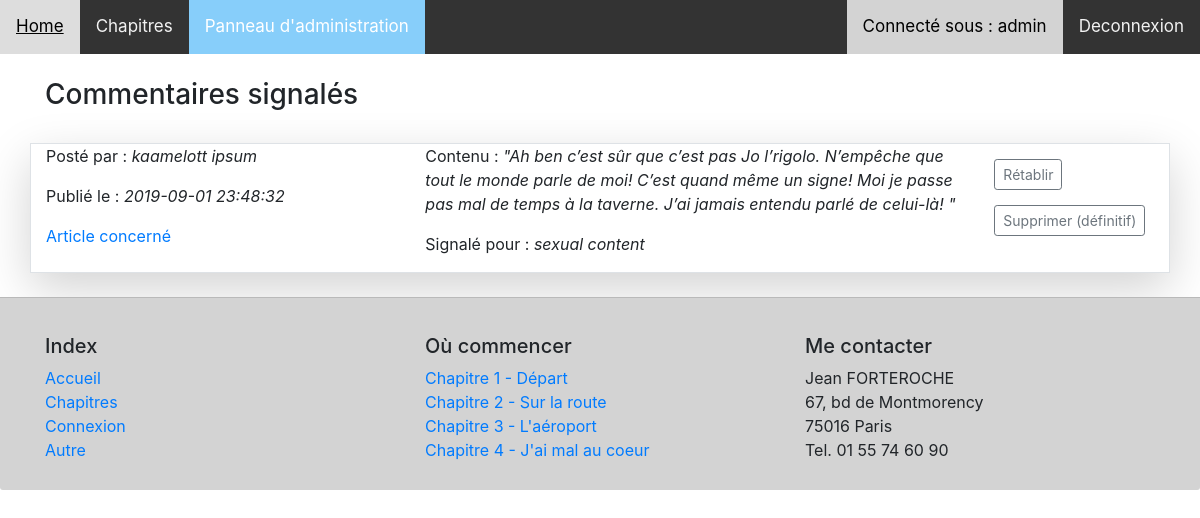
/index.php?action=listReportedComments (signed in), run on an earlier commit of the app's database.
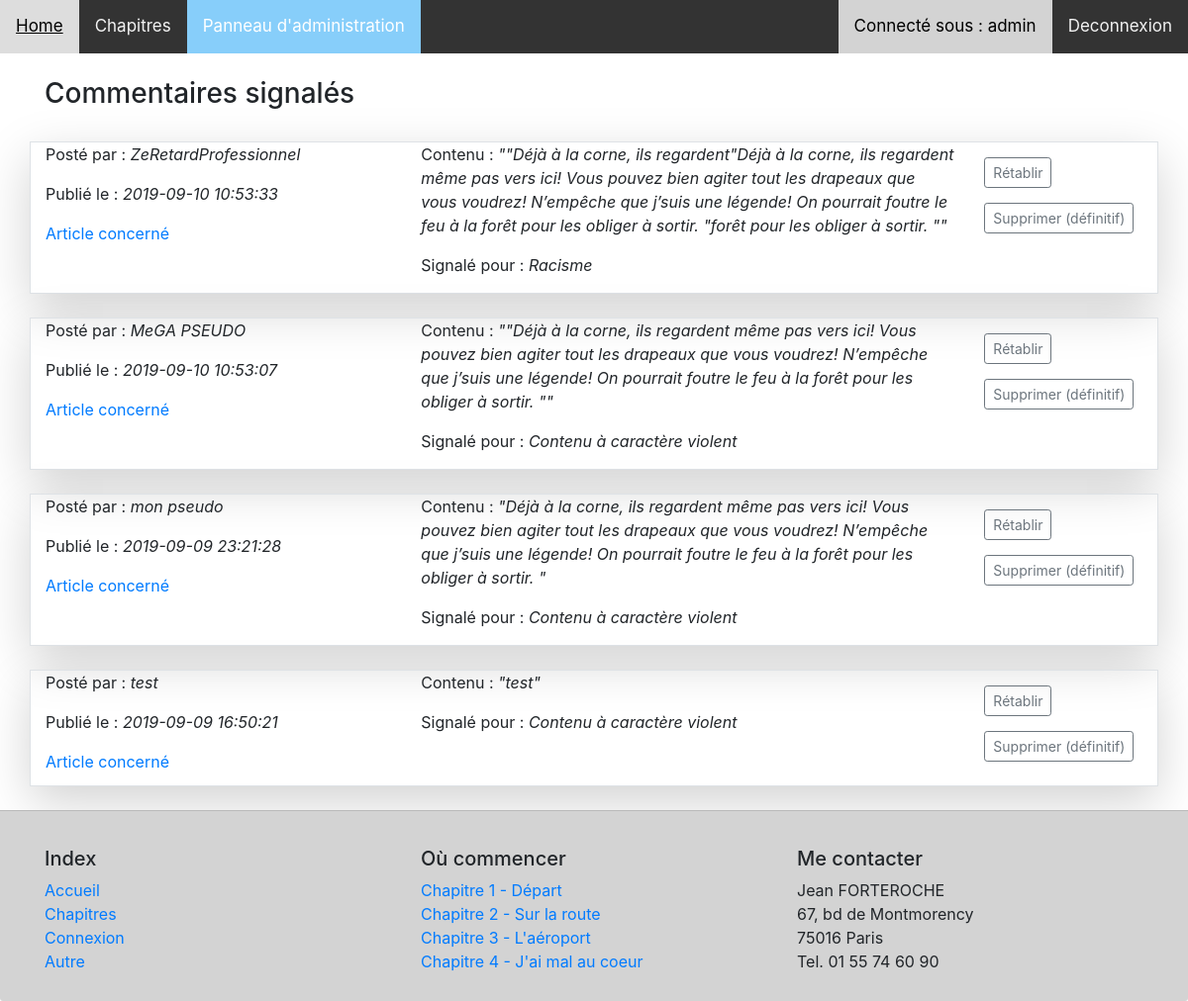
And on a later commit of the database.
### tables this page shows
CREATE TABLE IF NOT EXISTS `comment` (
  `id` int(11) NOT NULL AUTO_INCREMENT,
  `idArticle` int(11) NOT NULL,
  `alias` varchar(255) NOT NULL,
  `date` datetime NOT NULL DEFAULT CURRENT_TIMESTAMP,
  `content` text NOT NULL,
  `reported` tinyint(1) NOT NULL DEFAULT '0',
  `reportReason` varchar(255) DEFAULT NULL,
  PRIMARY KEY (`id`),
  KEY `idArticle` (`idArticle`) USING BTREE
);

### Framework/View.php (called while the page is built, shortened)
<?php
class View
{
    public static function render(string $path, array $parameters = []): string
    {
        extract($parameters);
        require "View/" . $path . "View.php";
        return ob_get_clean();
    }
}

### Controller/CommentController.php (called while the page is built, shortened)
<?php
class CommentController extends Controller
{
    public function showReported()
    {
        $commentManager = new CommentManager();
        $comments = $commentManager->getReportedComments();
        $this->render("listReportedComments", [
            'comments' => $comments
        ]);
    }
}

### Model/CommentManager.php (called while the page is built, shortened)
<?php
class CommentManager extends Manager
{
    public function getReportedComments()
    {
        $db = $this->dbConnect();
        $req = $db->prepare('SELECT alias, content, date, id, idArticle, reportReason FROM comment WHERE reported=1 ORDER BY date DESC');
        $req->execute();
        return $req;
    }
}

### View/listReportedCommentsView.php (the view, shortened to what this page needs)
<div class="container">
    <br/>
    <h3>Commentaires signalés</h3>
<?php
foreach ($comments as $data) :?>
    <br/>
    <div class="row border shadow-lg ">
        <div class="col-sm-4 col-md-4 " >
            <p>Posté par : <em><?= htmlspecialchars($data['alias']) ?></em></p>
            <p>Publié le : <em><?= htmlspecialchars($data['date']) ?></em></p>
            <a href="index.php?action=soloArticle&amp;id=<?= htmlspecialchars($data['idArticle']) ?>">Article
                concerné</a>
        </div>
        <div class="col-sm-6 col-md-6" >
            <p>Contenu : <em>"<?= htmlspecialchars($data['content']) ?>"</em></p>
            <p>Signalé pour : <em><?= htmlspecialchars($data['reportReason']) ?></em></p>
        </div>
        <div class="col-sm-1 col-md-1" >
            <form style="margin-top: 15px;" action="index.php?action=unReportComment&amp;id=<?= $data['id'] ?>" method="post">
                <input class="btn btn-sm btn-outline-secondary" type="submit" value="Rétablir">
            </form>
            <form style="margin-top: 15px;" action="index.php?action=deleteComment&amp;id=<?= $data['id'] ?>" method="post">
                <input class="btn btn-sm btn-outline-secondary" type="submit" value="Supprimer (définitif)">
            </form>
            <br/>
        </div>
    </div>
<?php endforeach; ?>
</div>
<?php
    require('View/header.php');

What changed in the data, as far as the page shows it:
added comment: alias "ZeRetardProfessionnel", date "2019-09-10 10:53:33", content "\"Déjà à la corne, ils regardent\"Déjà à la corne, ils regardent même pas vers ici! Vous pouvez bien agiter tout les drapeaux que vous voudrez! N’empêche que j’suis une légende! On pourrait foutre le feu à la forêt pour les obliger à sortir. \"forêt pour les obliger à sortir. \"", reportReason "Racisme"
added comment: alias "MeGA PSEUDO", date "2019-09-10 10:53:07", content "\"Déjà à la corne, ils regardent même pas vers ici! Vous pouvez bien agiter tout les drapeaux que vous voudrez! N’empêche que j’suis une légende! On pourrait foutre le feu à la forêt pour les obliger à sortir. \"", reportReason "Contenu à caractère violent"
changed comment: alias "kaamelott ipsum" → "mon pseudo"; date "2019-09-01 23:48:32" → "2019-09-09 23:21:28"; content "Ah ben c’est sûr que c’est pas Jo l’rigolo. N’empêche que tout le monde parle de moi! C’est quand même un signe! Moi je passe pas mal de temps à la taverne. J’ai jamais entendu parlé de celui-là!" → "Déjà à la corne, ils regardent même pas vers ici! Vous pouvez bien agiter tout les drapeaux que vous voudrez! N’empêche que j’suis une légende! On pourrait foutre le feu à la forêt pour les obliger à sortir."; reportReason "sexual content" → "Contenu à caractère violent"
now on this page (row edited): comment: alias "test", date "2019-09-09 16:50:21", content "test", reportReason "Contenu à caractère violent"
